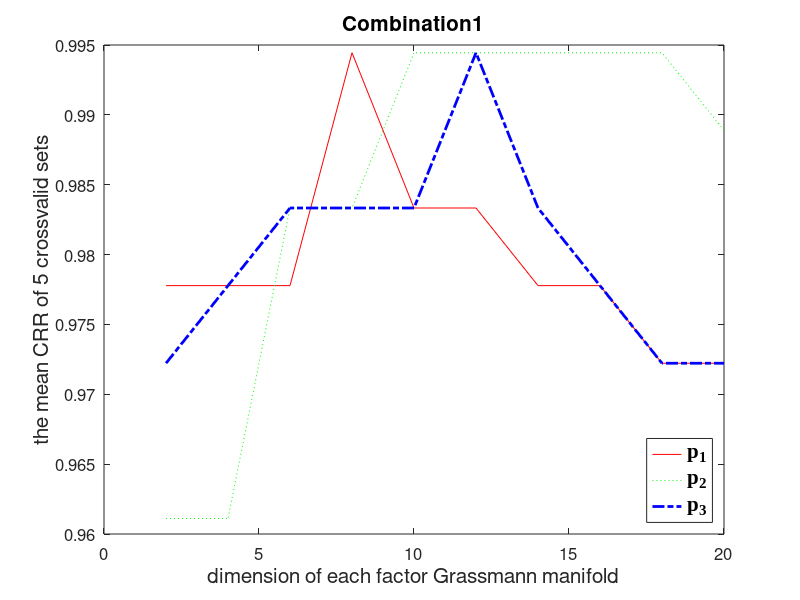
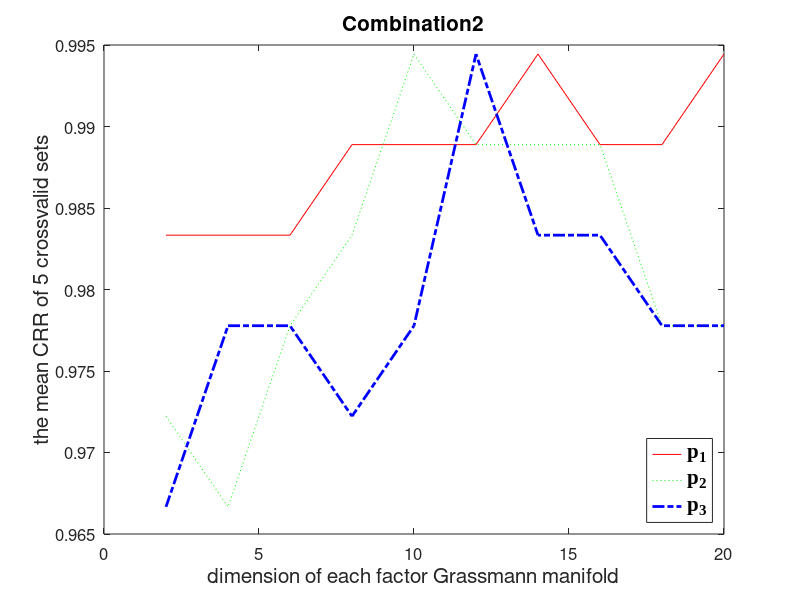
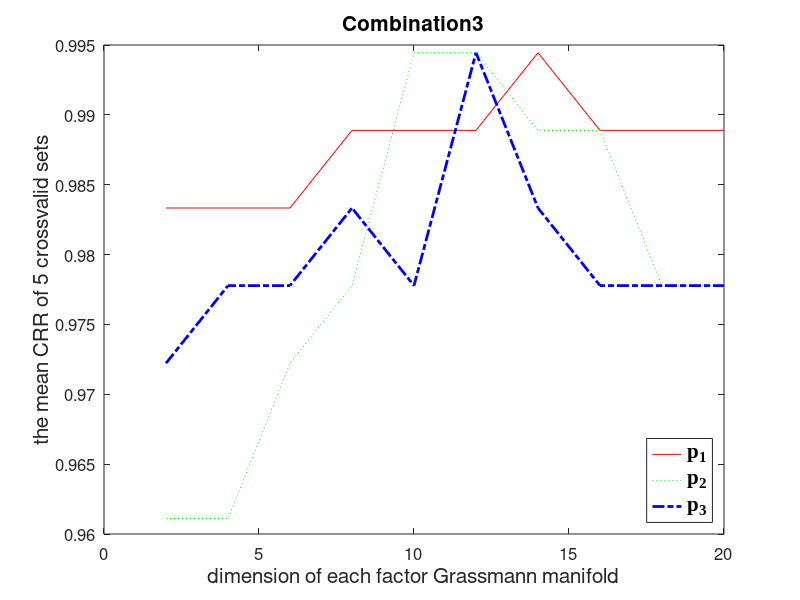
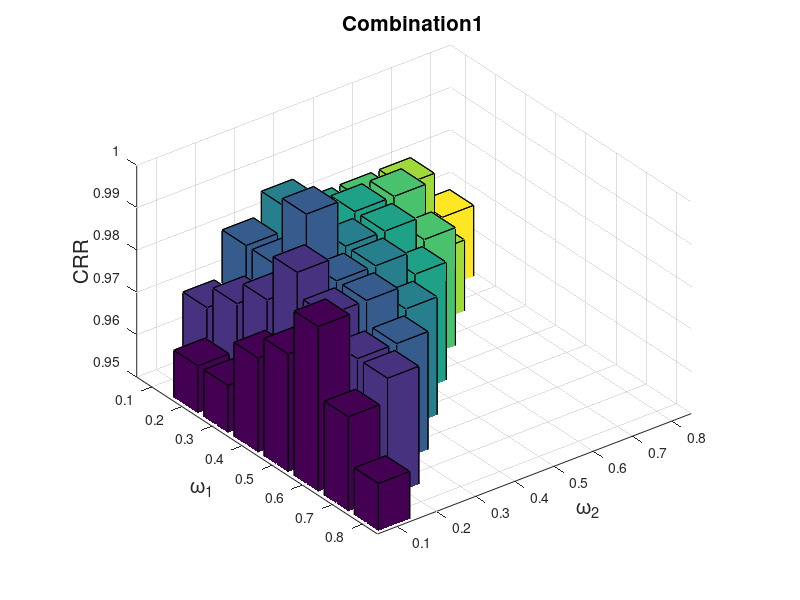

These figures' MATLAB source, in order:
clear all; clc;
load('CRR_joint_hand_5fold.mat')
%% plot p1 p2 p3
p1 = 2:2:20;
p2 = 2:2:20;
p3 = 2:2:20;

K = 5;
rr = 0;
for i = 1 : length(p1)
         for j = 1 : length(p2)
             for k = 1 : length(p3) 
                 for d = 1 : K
                     h1 = 0;
                     for omega1 = 0.1:0.1:0.8
                         h1 = h1 + 1;
                         h2 = 0;
                         for omega2 = 0.1: 0.1: 0.95-omega1
                             rr = rr + 1;
                             h2 = h2 + 1;
                             CRR_joint_hand_reshape(i,j,k,h1,h2,d) = CRR_joint_hand(rr);
                         end
                     end
                 end
             end
         end
end

rr = 0;
for i = 1 : length(p1)
         for j = 1 : length(p2)
             for k = 1 : length(p3) 
                 for d = 1 : K
                     h1 = 0;
                     for omega1 = 0.1:0.1:0.8
                         h1 = h1 + 1;
                         h2 = 0;
                         for omega2 = 0.1: 0.1: 0.95-omega1
                             rr = rr + 1;
                             h2 = h2 + 1;
                             CRR_joint_hand_reshape(i,j,k,h1,h2,d) = CRR_joint_hand(rr);
                         end
                     end
                 end
             end
         end
end
% rearrange to a matrix,rows:all parameters; col: number of cross validation sets
omega1 = 0.1:0.1:0.8;
omega2 = 0.1:0.1:0.8;
% computing p_star,omega_star
CRR_opt = sum(CRR_joint_hand_reshape,6);
max_CRR_joint = max(CRR_opt(:));
s = size(CRR_opt);
Lax = find(CRR_opt >= max_CRR_joint);
[m,n,t,h,f] = ind2sub(s,Lax);
 
for tt = 1 : size(m,1)
    CRR_opt_shaixuan(tt,:) = CRR_joint_hand_reshape(m(tt),n(tt),t(tt),h(tt),f(tt),:);
    p_star_ori(tt,:) = [p1(m(tt)),p2(n(tt)),p3(t(tt))]';
    omega_star_ori(tt,:) =[omega1(h(tt)),omega2(f(tt)),1-omega1(h(tt))-omega2(f(tt))];
end
p_sum = sum(p_star_ori,2);
id= find(p_sum >= prctile(p_sum,95))';

%----------plot p1,p2,p3------------------------
nn =1;
for kk = id
    figure(nn)
    curve1 = CRR_opt(:,n(kk),t(kk),h(kk),f(kk))/K;
    curve2 = CRR_opt(m(kk),:,t(kk),h(kk),f(kk))/K;
    curve3 = reshape(CRR_opt(m(kk),n(kk),:,h(kk),f(kk)),[length(p3),1])/K;
    plot(p1,curve1,'-r',p2,curve2,':g',p3,curve3,'-.b','linewidth',2);
    set(gca,'FontSize',12);
    hold on
    xlabel('dimension of each factor Grassmann manifold','FontSize',15);
    ylabel('the mean CRR of 5 crossvalid sets','FontSize',15);
    title(['Combination',num2str(nn)],'FontSize',15);
    h1 = legend('p_1','p_2','p_3');
    set(h1,'location','southeast','Fontname', 'Times New Roman','FontWeight','bold','FontSize',15)    
    nn = nn + 1;
end

%% ------------ plot omega---------------
mm = 4;
for kk = id
    figure(mm)
    x = 0.1:0.1:0.8;
    CRR_omega = reshape(CRR_opt(m(kk),n(kk),t(kk),:,:)/K,[8,8]);
    b = bar3(CRR_omega);
    set(gca,'xticklabel',x,'yticklabel',x,'FontSize',10)
    zlim([0.95,1]);
    xlabel('\omega_2','FontSize',15);ylabel('\omega_1','FontSize',15);zlabel('CRR','FontSize',15)
    title(['Combination',num2str(mm-3)],'FontSize',15);
    mm = mm + 1;
end




